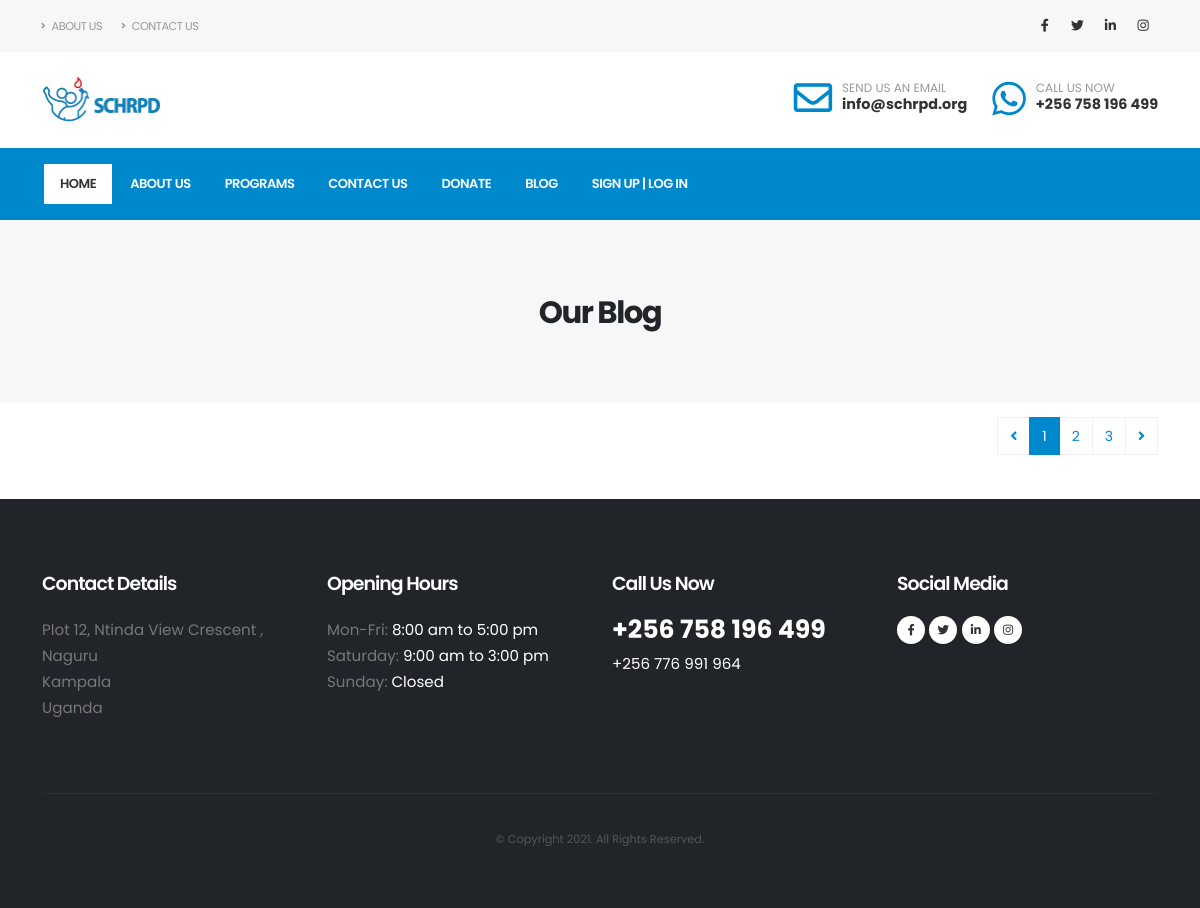
The app's page /blogs/, older data.
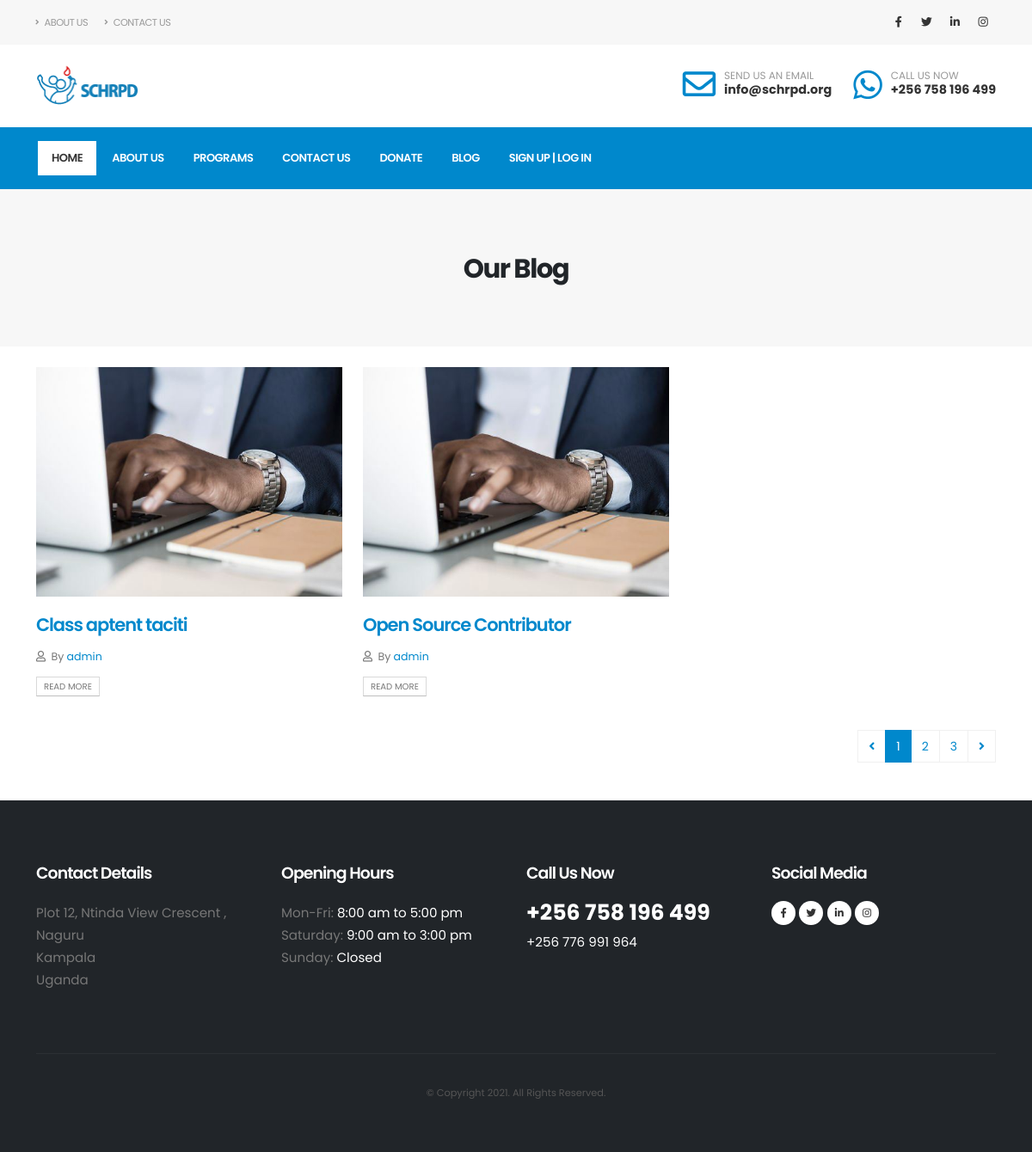
The same page, newer data.
### blog/models.py (models this page shows, shortened)
class BlogPost(models.Model):
    title = models.CharField( max_length=50)
    small_image = models.ImageField( upload_to=None, height_field=None, width_field=None, max_length=None)
    large_image = models.ImageField( upload_to=None, height_field=None, width_field=None, max_length=None)
    text = models.TextField()
    author = models.ForeignKey(CustomUser, on_delete=models.CASCADE)
    publish_date = models.DateField(auto_now_add=True)

### users/models.py (models this page shows, shortened)
class CustomUser(AbstractUser):
    full_names = models.CharField(max_length=350)
    phone = models.IntegerField(null=True, blank=True)
    address = models.CharField(max_length=200)

### blog/views.py (the view)
# urls.py: path('blogs/', BlogList.as_view(), name='blog_list'),
class BlogList(ListView):
    model = BlogPost
    template_name = 'pages/blog_list.html'
    context_object_name = 'blogs'

### templates/pages/blog_list.html
{% extends 'base.html' %}
{% load widget_tweaks %}
{% load static %}
{% block content %}
<section id="elements" class="section section-height-2 border-0 mt-0 mb-0 pt-5">
					<div class="container py-2">
						<div class="row mt-3 pb-4">
							<div class="col text-center">
								<h2 class="font-weight-bold mb-0">Our Blog</h2>
							</div>
						</div>
                    </div>
</section>
<div class="container py-4">
					<div class="row">
						<div class="col">
							<div class="blog-posts">
								<div class="masonry-loader masonry-loader-showing">
									<div class="masonry row" data-plugin-masonry data-plugin-options="{'itemSelector': '.masonry-item'}">
                                        {% for blog in blogs  %}
										<div class="masonry-item no-default-style col-md-4">
											<article class="post post-medium border-0 pb-0 mb-5">
												<div class="post-image">
													<a href="{% url 'blog_detail' blog.pk %}">
														<img src="{{ blog.small_image.url }}" class="img-fluid img-thumbnail img-thumbnail-no-borders rounded-0" alt="Top Camper Trailer Towing Tips" />
													</a>
												</div>
												<div class="post-content">
													<h2 class="font-weight-semibold text-5 line-height-6 mt-3 mb-2"><a href="{% url 'blog_detail' blog.pk %}">{{ blog.title }}</a></h2>
													<div class="post-meta">
														<span><i class="far fa-user"></i> By <a href="#">{{ blog.author.username }}</a> </span>
														<span class="d-block mt-2"><a href="{% url 'blog_detail' blog.pk %}" class="btn btn-xs btn-light text-1 text-uppercase">Read More</a></span>
													</div>
												</div>
											</article>
										</div>
                                        {% endfor %}
									</div>
								</div>
								<div class="row">
									<div class="col">
										<ul class="pagination float-end">
											<li class="page-item"><a class="page-link" href="#"><i class="fas fa-angle-left"></i></a></li>
											<li class="page-item active"><a class="page-link" href="#">1</a></li>
											<li class="page-item"><a class="page-link" href="#">2</a></li>
											<li class="page-item"><a class="page-link" href="#">3</a></li>
											<li class="page-item"><a class="page-link" href="#"><i class="fas fa-angle-right"></i></a></li>
										</ul>
									</div>
								</div>
							</div>
						</div>
					</div>
				</div>
{% endblock content %}

### templates/base.html (shortened to what this page needs)
{% load static %}
<!DOCTYPE html>
<html>
<head>
		<link rel="stylesheet" href="{% static 'vendor/bootstrap/css/bootstrap.min.css' %}">
		<link rel="stylesheet" href="{% static 'vendor/fontawesome-free/css/all.min.css' %}">
		<link rel="stylesheet" href="{% static 'vendor/animate/animate.compat.css' %}">
		<link rel="stylesheet" href="{% static 'vendor/simple-line-icons/css/simple-line-icons.min.css' %}">
		<link rel="stylesheet" href="{% static 'vendor/owl.carousel/assets/owl.carousel.min.css' %}">
		<link rel="stylesheet" href="{% static 'vendor/owl.carousel/assets/owl.theme.default.min.css' %}">
		<link rel="stylesheet" href="{% static 'vendor/magnific-popup/magnific-popup.min.css' %}">
		<link rel="stylesheet" href="{% static 'css/theme.css' %}">
		<link rel="stylesheet" href="{% static 'css/theme-elements.css' %}">
		<link rel="stylesheet" href="{% static 'css/theme-blog.css' %}">
		<link rel="stylesheet" href="{% static 'css/theme-shop.css' %}">
		<link id="skinCSS" rel="stylesheet" href="{% static 'css/skins/skin-corporate-3.css' %}">
		<link rel="stylesheet" href="{% static 'css/custom.css' %}">
	</head>
	<body data-plugin-page-transition>
		<div class="body">
			<header id="header" data-plugin-options="{'stickyEnabled': true, 'stickyEnableOnBoxed': true, 'stickyEnableOnMobile': false, 'stickyStartAt': 148, 'stickySetTop': '-148px', 'stickyChangeLogo': true}">
				<div class="header-body border-color-primary border-top-0 box-shadow-none">
					<div class="header-top header-top-default border-bottom-0 border-top-0">
						<div class="container">
							<div class="header-row py-2">
								<div class="header-column justify-content-start">
									<div class="header-row">
										<nav class="header-nav-top">
											<ul class="nav nav-pills text-uppercase text-2">
												<li class="nav-item nav-item-anim-icon">
													<a class="nav-link ps-0" href="{% url 'about' %}"><i class="fas fa-angle-right"></i> About Us</a>
												</li>
												<li class="nav-item nav-item-anim-icon">
													<a class="nav-link" href="{% url 'contact_us' %}"><i class="fas fa-angle-right"></i> Contact Us</a>
												</li>
											</ul>
										</nav>
									</div>
								</div>
								<div class="header-column justify-content-end">
									<div class="header-row">
										<ul class="header-social-icons social-icons d-none d-sm-block social-icons-clean">
											<li class="social-icons-facebook"><a href="https://www.facebook.com/Sanyuworld-Centre-for-Human-Rights-Peace-and-Development-107719154925235" target="_blank" title="Facebook"><i class="fab fa-facebook-f"></i></a></li>
											<li class="social-icons-twitter"><a href="https://twitter.com/schrpd" target="_blank" title="Twitter"><i class="fab fa-twitter"></i></a></li>
											<li class="social-icons-linkedin"><a href="https://www.linkedin.com/company/schrpd/" target="_blank" title="Linkedin"><i class="fab fa-linkedin-in"></i></a></li>
											<li class="social-icons-instagram"><a href="https://instagram.com/schrpd" target="_blank" title="Instagram"><i class="fab fa-instagram"></i></a></li>
										</ul>
									</div>
								</div>
							</div>
						</div>
					</div>
					<div class="header-container container z-index-2">
						<div class="header-row py-2">
							<div class="header-column">
								<div class="header-row">
									<div class="header-logo header-logo-sticky-change">
										<a href="{% url 'home' %}">
											<img class="header-logo-non-sticky opacity-100" alt="Porto" width="120" height="48" src="{% static 'img/Artboard 11 (1) (1).png' %}">
										</a>
									</div>
								</div>
							</div>
							<div class="header-column justify-content-end">
								<div class="header-row">
									<ul class="header-extra-info d-flex align-items-center">
										<li class="d-none d-sm-inline-flex">
											<div class="header-extra-info-icon">
												<i class="far fa-envelope text-color-primary text-4 position-relative bottom-2"></i>
											</div>
											<div class="header-extra-info-text">
												<label>SEND US AN EMAIL</label>
												<strong><a href="#" class="text-decoration-none text-color-hover-primary"><span class="__cf_email__" data-cfemail="c984888085898c91888499858ce78a8684">info@schrpd.org</span></a></strong>
											</div>
										</li>
										<li>
											<div class="header-extra-info-icon">
												<i class="fab fa-whatsapp text-color-primary text-4 position-relative bottom-1"></i>
											</div>
											<div class="header-extra-info-text">
												<label>CALL US NOW</label>
												<strong><a href="#" class="text-decoration-none text-color-hover-primary">+256 758 196 499</a></strong>
											</div>
										</li>
									</ul>
								</div>
							</div>
						</div>
					</div>
					<div class="header-nav-bar bg-primary" data-sticky-header-style="{'minResolution': 991}" data-sticky-header-style-active="{'background-color': 'transparent'}" data-sticky-header-style-deactive="{'background-color': '#0088cc'}">
						<div class="container">
							<div class="header-row">
								<div class="header-column">
									<div class="header-row justify-content-end">
										<div class="header-nav header-nav-force-light-text justify-content-start py-2 py-lg-3" data-sticky-header-style="{'minResolution': 991}" data-sticky-header-style-active="{'margin-left': '135px'}" data-sticky-header-style-deactive="{'margin-left': '0'}">
											<div class="header-nav-main header-nav-main-effect-1 header-nav-main-sub-effect-1">
												<nav class="collapse">
													<ul class="nav nav-pills" id="mainNav">
														<li class="dropdown dropdown-full-color dropdown-light">
															<a class=" active" href="{% url 'home' %}">
																Home
															</a>
														</li>
														<li class="dropdown dropdown-mega dropdown-light ">
															<a class="dropdown-item dropdown-toggle" href="{% url 'about' %}">
																About Us
															</a>
														</li>
														<li class="dropdown dropdown-mega dropdown-light">
															<a class="dropdown-item dropdown-toggle" href="{% url 'projects' %}">
																Programs
															</a>
														</li>
														<li class="dropdown dropdown-full-color dropdown-light">
															<a class="dropdown-item dropdown-toggle" href="{% url 'contact_us' %}">
																Contact Us
															</a>
														</li>
														<li class="dropdown dropdown-full-color dropdown-light">
															<a class="dropdown-item dropdown-toggle" href="{% url 'donate' %}">
																Donate
															</a>
														</li>
                                                        <li class="dropdown dropdown-full-color dropdown-light ">
															<a class="dropdown-item dropdown-toggle" href="{% url 'blog_list' %}">
																Blog
															</a>
														</li>
														{% if user.is_authenticated %}
															<li class="dropdown dropdown-full-color dropdown-light " >
																<a class="dropdown-item dropdown-toggle" href="{% url 'user_dash' user.pk %}">
																	My Account
																</a>
															</li>
															<li class="dropdown dropdown-full-color dropdown-light " >
																<a class="dropdown-item " href="{% url 'logout' %}">
																	Hi {{ user.username }}! | Logout
																</a>
															</li>
														{% else %}
															<li class="dropdown dropdown-full-color dropdown-light align-right">
																<a class="dropdown-item dropdown-toggle" href="{% url 'login' %}">
																	Sign Up | Log In
																</a>
															</li>
														{% endif %}
													</ul>
												</nav>
											</div>
										</div>
									</div>
								</div>
							</div>
						</div>
					</div>
				</div>
			</header>
			{% block content %}
			{% endblock content %}
			<footer id="footer" class="mt-0">
				<div class="container my-4">
					<div class="row py-5">
						<div class="col-md-6 col-lg-3 mb-5 mb-lg-0">
							<h5 class="text-5 text-transform-none font-weight-semibold text-color-light mb-4">Contact Details</h5>
							<p class="text-4 mb-0">Plot 12, Ntinda View Crescent , Naguru</p>
							<p class="text-4 mb-0">Kampala</p>
							<p class="text-4 mb-0">Uganda</p>
						</div>
						<div class="col-md-6 col-lg-3 mb-5 mb-lg-0">
							<h5 class="text-5 text-transform-none font-weight-semibold text-color-light mb-4">Opening Hours</h5>
							<p class="text-4 mb-0">Mon-Fri: <span class="text-color-light">8:00 am to 5:00 pm</span></p>
							<p class="text-4 mb-0">Saturday: <span class="text-color-light">9:00 am to 3:00 pm</span></p>
							<p class="text-4 mb-0">Sunday: <span class="text-color-light">Closed</span></p>
						</div>
						<div class="col-md-6 col-lg-3 mb-5 mb-lg-0">
							<h5 class="text-5 text-transform-none font-weight-semibold text-color-light mb-4">Call Us Now</h5>
							<p class="text-7 text-color-light font-weight-bold mb-2">
								<a href="#" class="text-decoration-none text-color-light">+256 758 196 499</a>
							</p>
							<p class="text-4 mb-0">
								<span class="text-color-light">
									<a href="#" class="text-decoration-none text-color-light">+256 776 991 964</a>
								</span>
							</p>
						</div>
						<div class="col-md-6 col-lg-3">
							<h5 class="text-5 text-transform-none font-weight-semibold text-color-light mb-4">Social Media</h5>
							<ul class="footer-social-icons social-icons m-0">
								<li class="social-icons-facebook"><a href="https://www.facebook.com/Sanyuworld-Centre-for-Human-Rights-Peace-and-Development-107719154925235" target="_blank" title="Facebook"><i class="fab fa-facebook-f text-2"></i></a></li>
								<li class="social-icons-twitter"><a href="https://twitter.com/schrpd" target="_blank" title="Twitter"><i class="fab fa-twitter text-2"></i></a></li>
								<li class="social-icons-linkedin"><a href="https://www.linkedin.com/company/74569311/admin/" target="_blank" title="Linkedin"><i class="fab fa-linkedin-in text-2"></i></a></li>
								<li class="social-icons-instagram"><a href="https://instagram.com/schrpd" target="_blank" title="Instagram"><i class="fab fa-instagram text-2"></i></a></li>
							</ul>
						</div>
					</div>
				</div>
				<div class="container">
					<div class="footer-copyright footer-copyright-style-2 pb-4">
						<div class="py-2">
							<div class="row py-4">
								<div class="col d-flex align-items-center justify-content-center mb-4 mb-lg-0">
									<p>© Copyright 2021. All Rights Reserved.</p>
								</div>
							</div>
						</div>
					</div>
				</div>
			</footer>
		</div>
</body>
</html>

### static/css/theme-blog.css (style rules this page uses)
.blog-posts:not(.blog-posts-no-margins) article { border-bottom:1px solid rgba(0,0,0,.06);margin-bottom:50px;padding-bottom:20px }
.blog-posts:not(.blog-posts-no-margins) .pagination { margin:-10px 0 20px }
article.post h2 a { text-decoration:none }
article.post .post-meta { font-size:.9em;margin-bottom:7px }
article.post .post-meta>span { display:inline-block;padding-right:8px }
article.post .post-meta i { margin-right:3px }

Row changes from the older to the newer data that the page shows:
added BlogPost: small_image (picture), title "Class aptent taciti", author.username "admin"
added BlogPost: small_image (picture), title "Open Source Contributor", author.username "admin"
